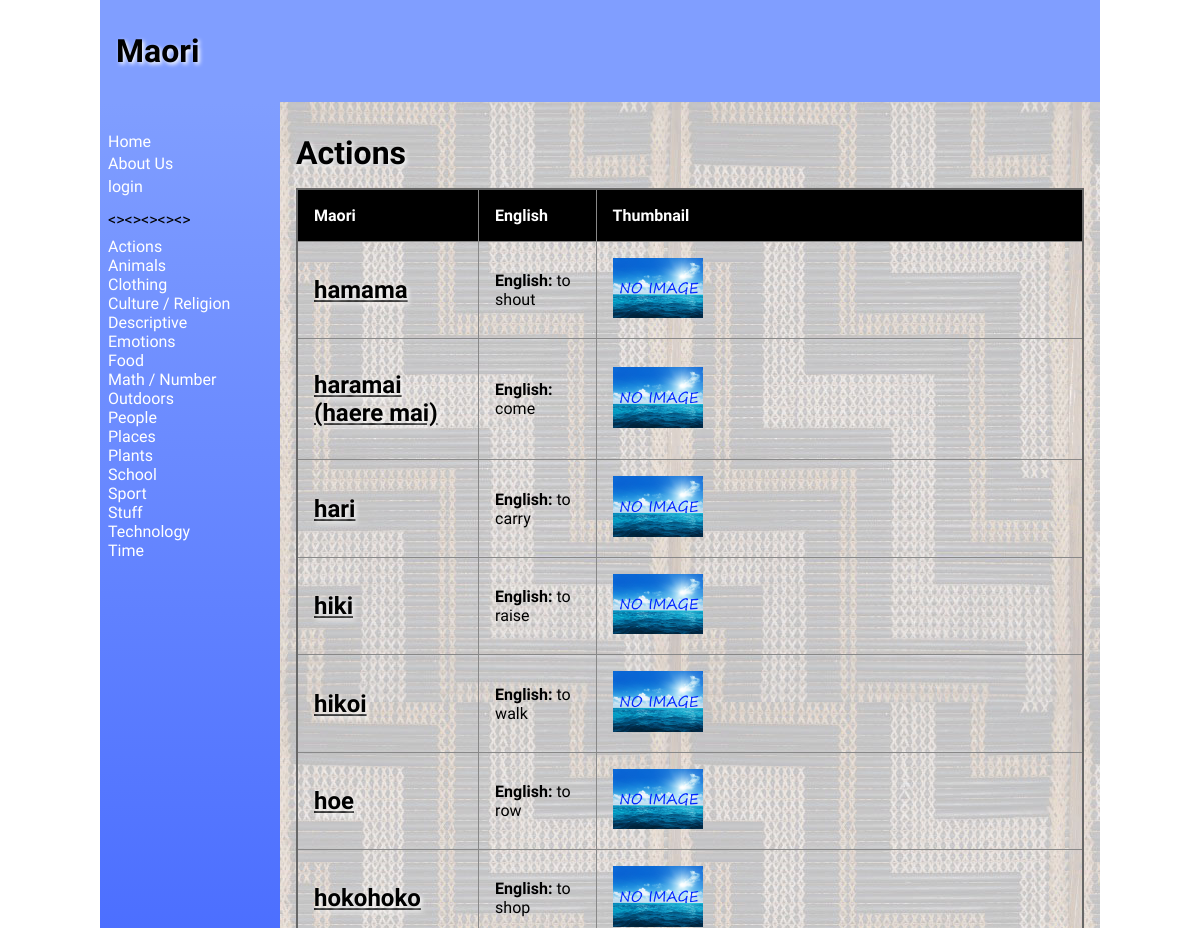
The page /catagories/1 (upper part) on the database as committed earlier.
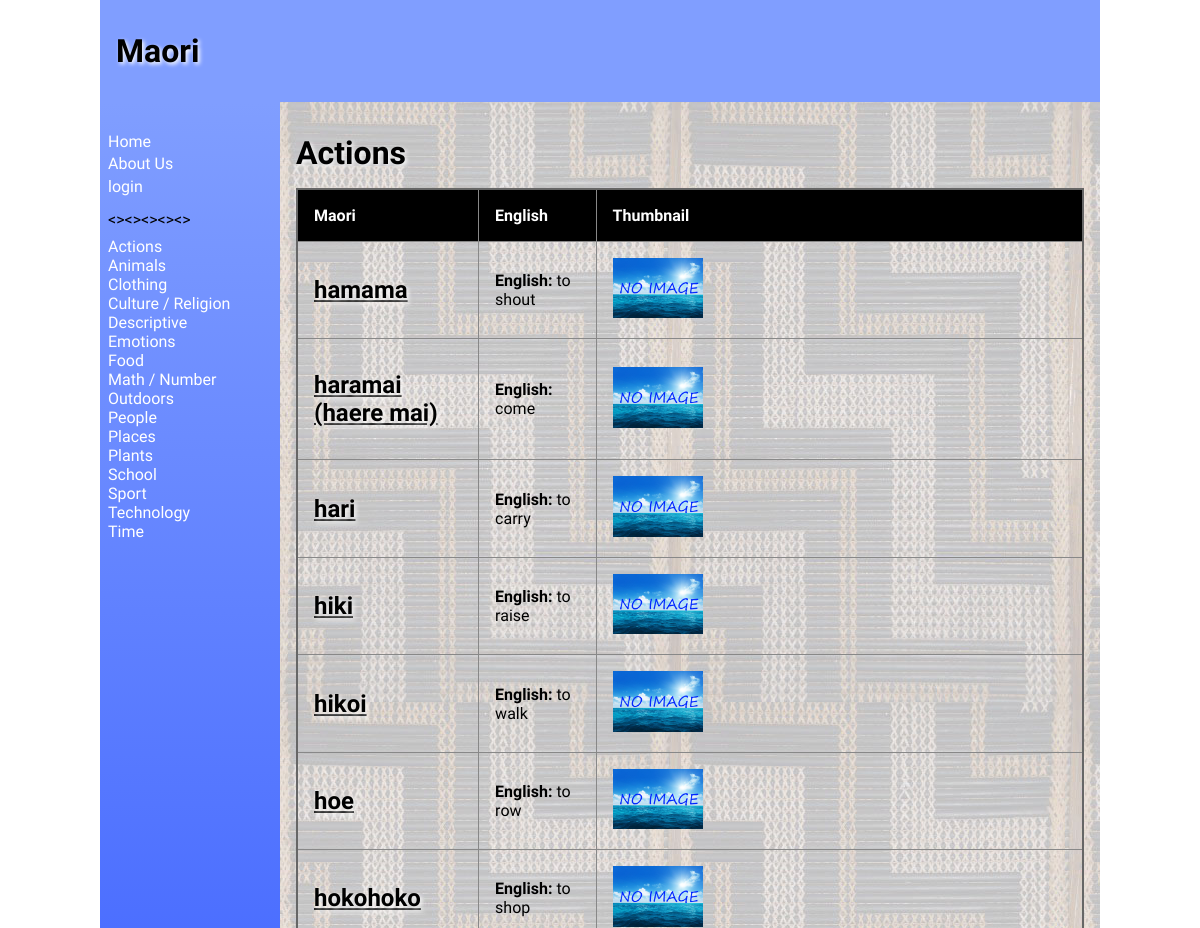
The same page on the database as committed later.
### tables this page shows
CREATE TABLE "catalist"
(
    catali  varchar(30),
    cata_id integer
        constraint catalist_pk
            primary key autoincrement
);

CREATE TABLE "product"
(
    name_id    integer
        constraint product_pk
            primary key autoincrement,
    name       varchar(30),
    english    varchar(30),
    category   varchar(100),
    definition varchar(300),
    level      integer,
    image      varchar(100),
    cata_id    integer,
    date_time  vatchar(100),
    edited_by  varchar(30)
);

### app.py (the view)
@app.route("/catagories/<cata_id>", methods=["GET", "POST"])
def render_catagories(cata_id):
    cata_list = sidenav1()
    con = create_connection(DB_NAME)
    query = """SELECT name_id, name, english, cata_id, category, definition, level, image FROM product WHERE cata_id=? ORDER BY name, english"""
    cur = con.cursor()
    cur.execute(query, (cata_id,))
    maori_list = cur.fetchall()
    con = create_connection(DB_NAME)
    query = """SELECT cata_id, catali FROM catalist WHERE cata_id=?"""
    cur = con.cursor()
    cur.execute(query, (cata_id,))
    cata_names_list = cur.fetchall()
    con.close()
    return render_template("catagories.html", cata_names_list=cata_names_list, catagories=cata_list, maori=maori_list,
                           logged_in=is_logged_in(), teacher=is_teacher())

### app.py (called while the page is built)
def create_connection(db_file):
    try:
        connection = sqlite3.connect(db_file)
        return connection
    except Error as e:
        print(e)
    return None

def sidenav1(): #this function grabs all of the items from the product table and puts them into a list for the side nav
    con = create_connection(DB_NAME)
    query = """SELECT cata_id, catali FROM catalist ORDER BY catali"""
    cur = con.cursor()
    cur.execute(query)
    cata_list = cur.fetchall()
    con.commit()
    con.close()
    return cata_list

def is_logged_in():
    if session.get("email") is None:
        print("not logged in")
        return False
    else:
        print("logged in")
        return True

def is_teacher():
    if session.get("teacher") == "on":
        print("is Teacher")
        return True
    else:
        print("not Teacher")
        return False

### templates/catagories.html (shortened to what this page needs)
{% extends 'base1.html' %}
{% block main %}
        <h1>{{ cata_names_list[0][1] }} </h1>
        <table>
            <tr>
                <th>Maori</th>
                <th>English</th>
                <th>Thumbnail</th>
            </tr>
        {% for product in maori %}
        <tr>
            <td><a href="/name/{{product[0]}}"><h2>{{ product[1] }}</h2></a></td>
            <td><p><strong>English: </strong>{{ product[2] }}</p></td>
            <td><img src="/static/images/{{ product[7] }}" class="tableImage"></td>
        </tr>
        {% endfor %}
        </table>
{% endblock %}

### templates/base1.html (shortened to what this page needs)
<!doctype html>
<html lang="en">
<head>
	<link href="{{ url_for('static', filename='style.css') }}" rel="stylesheet">
</head>
<body>
	<div id="container">
		<header>
			<h1>Maori{% block heading %}{% endblock %}</h1>
		</header>
		<nav>
			<ul>
                <li><a href="\">Home</a></li>
            <a href="/contact">About Us</a><li>
			{% if logged_in %}
			<a href="/logout">logout</a><li>
			{% else %}
            <a href="/login">login</a><li>
			{% endif %}
				<p><><><><><></p>
			{% for catalist in catagories %}
        <div>
            <a href="/catagories/{{ catalist[0] }}">{{ catalist[1] }}</a>
        </div>
    		{% endfor %}
			</ul>
		</nav>
		<main>
            {% block main%}{% endblock %}
        </main>
	</div>
</body>
</html>

Rows that differ between the two databases and show on the page:
removed catalist: catali "Stuff"
